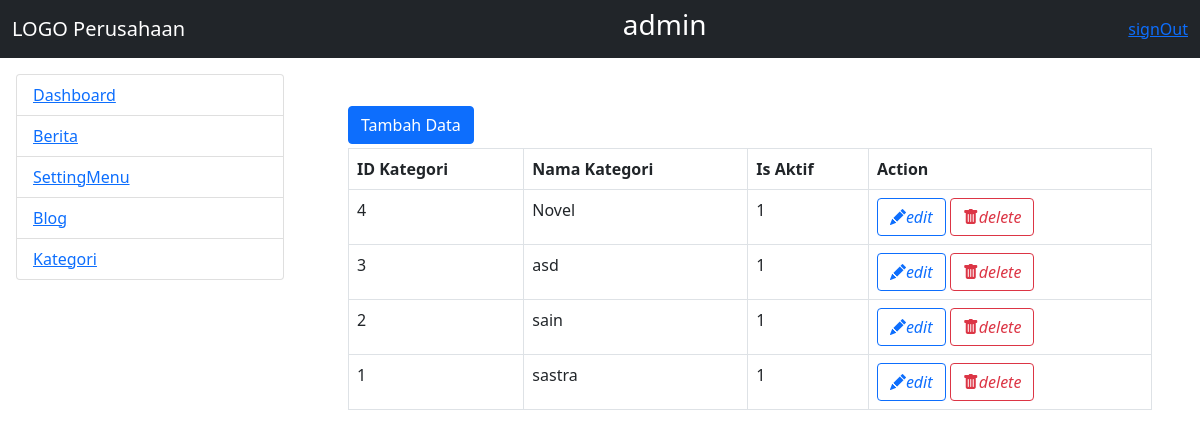
Page /admin/home.php?modul=mod_kategori (signed in) on the committed database.
### tables this page shows
CREATE TABLE `mst_menu` (
  `idmenu` int(11) NOT NULL,
  `nmmenu` varchar(20) NOT NULL,
  `link` varchar(30) NOT NULL,
  `is_active` tinyint(4) NOT NULL
);

CREATE TABLE `mst_kategoriblog` (
  `id_kategori` int(11) NOT NULL,
  `nm_kategori` varchar(50) NOT NULL,
  `is_active` int(2) NOT NULL
);

### admin/mod_kategori/index.php (the view, shortened to what this page needs)
<?php
include_once("kategoriCtrl.php");
if(!isset($_GET['act'])){
?>
<a href="?modul=mod_kategori&act=add" class="btn btn-primary btn-xs mb-1">Tambah Data</a>
<table class="table table-bordered">
	<tr>
		<th>ID Kategori</th>
		<th>Nama Kategori</th>
		<th>Is Aktif</th>
		<th>Action</th>
	</tr>
	<?php
	$qry_list = mysqli_query($connect_db,
			"select * from mst_kategoriblog order by id_kategori DESC")
			or die("gagal akses table mst_menu ".mysqli_error($connect_db));
	while($row = mysqli_fetch_array($qry_list)){
	?>
	<tr>
		<td><?php echo $row['id_kategori']; ?></td>
		<td><?php echo $row['nm_kategori']; ?></td>
		<td><?php echo $row['is_active']?></td>
		<td>
                <a href="?modul=mod_kategori&act=edit&id=<?=$row['id_kategori'];?>" class="btn btn-outline-primary">
                        <i class="bi bi-pencil-fill">edit</i>
                    </a>
                <a href="?modul=mod_kategori&act=delete&id=<?=$row['id_kategori'];?>" class="btn btn-outline-danger">
                        <i class="bi bi-trash-fill">delete</i>
                    </a>
            </td>
	</tr>
	<?php } ?>
</table>
<?php
	}
 ?>

### admin/menu.php (shortened to what this page needs)
<!DOCTYPE html>
<html lang="en">
<head>
</head>
<body>
	<?php
	$qry_menu = mysqli_query($connect_db, "select * from mst_menu limit 5")
				or die("Gagal tampil menu".mysqli_error($connect_db));
	?>
	<ul class="list-group">
		<?php
		while($row = mysqli_fetch_array($qry_menu)){
		?>
		<li class="list-group-item">
			<a href="?modul=<?= $row['link']; ?>"><?= $row['nmmenu']; ?></a>
		</li>
		<?php } ?>
	</ul>
</body>
</html>

### rows in the picture
mst_menu: nmmenu "Dashboard"
mst_menu: nmmenu "Berita"
mst_menu: nmmenu "SettingMenu"
mst_menu: nmmenu "Blog"
mst_menu: nmmenu "Kategori"
mst_kategoriblog: id_kategori "4", nm_kategori "Novel", is_active "1"
mst_kategoriblog: id_kategori "3", nm_kategori "asd", is_active "1"
mst_kategoriblog: id_kategori "2", nm_kategori "sain", is_active "1"
mst_kategoriblog: id_kategori "1", nm_kategori "sastra", is_active "1"

### other values in the picture
$_SESSION['userlogin'] "admin"
